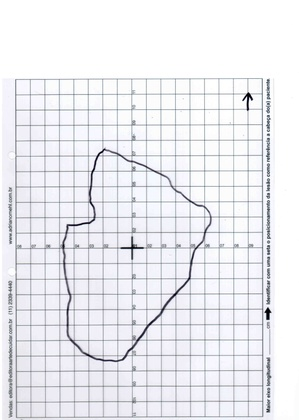
%> input picture images/7_c3_nn.jpg, 299 x 420 px, shrunk from 2464 x 3456 before the run
$ octave medir_area.m   (GNU Octave 9; MATLAB toolbox functions it lacks are replaced by stand-ins)
%> lines starting %> are read from the running program, lines starting %| are printed output that depends on the picture; in (x1, y1, x2, y2) boxes, pixels count from 0 and x2, y2 are one past the last pixel; in counts of white or black regions, pixels touching at a corner belong together; the program's own positions count from 1
### medir_area_fn.m
function R = medir_area_fn(img_path, visualizar)
%> called with img_path = 'images/7_c3_nn.jpg', visualizar = true
%MEDIR_AREA_FN  Mede a área de uma forma desenhada à mão em papel quadriculado.
%   R = medir_area_fn(CAMINHO)            -> struct com resultados, sem figuras
%   R = medir_area_fn(CAMINHO, true)      -> também mostra figuras de diagnóstico
%
%   Campos de R:
%     area_cm2      área preenchida (resultado principal)
%     area_hull     área do convex hull (limite superior)
%     solidez       area_cm2 / area_hull  (1 = convexo, baixo = côncavo/incompleto)
%     pixels_por_cm calibração estimada
%     n_linhas      nº de linhas de grade detectadas na calibração
%     usou_hull     true se o resultado veio do fallback de convex hull
%     ok            true se passou em todas as validações
%     msg           mensagem resumida de status

    if nargin < 2, visualizar = false; end

    R = struct('area_cm2',NaN,'area_hull',NaN,'solidez',NaN,'cobertura',NaN, ...
               'n_lesoes',0,'areas_cm2',[], ...
               'pixels_por_cm',NaN,'n_linhas',0,'usou_hull',false, ...
               'ok',false,'msg','','mask',[]);

    %% 1. Leitura
    img = imread(img_path);
%> img is the input picture: size 420x299x3 uint8; mean R, G, B 235.5, 235.9, 240.4
    if size(img,3) == 3, gray = rgb2gray(img); else, gray = img; end

    %% 2. Resolução estimada (lado curto ~ 20 cm)
    ppc_rough = min(size(gray)) / 20;

    %% 3. Black top-hat + Otsu  (realça tinta na largura real, ignora a grade)
    raio_bh = max(10, round(0.30 * ppc_rough));
    gray_bh = imbothat(gray, strel('disk', raio_bh));
    bw = imbinarize(gray_bh, graythresh(gray_bh));
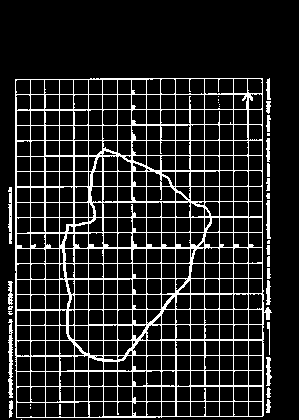
%> bw: size 420x299 logical; 14% white in thin lines or dots, all inside (x1, y1, x2, y2) = (8, 78, 272, 420)

    %% 4. Remover a grade com SE de LINHA (não com disco)
    % As linhas da grade são longas, retas e alinhadas aos eixos; o traço da
    % lesão é curvo e nunca tem longos trechos retos. Abertura com SE de linha
    % horizontal/vertical extrai SÓ a grade, preservando o traço fino e curvo.
    len_linha = round(0.6 * ppc_rough);            % < 1 cm, > trecho reto do traço
    grade_h = imopen(bw, strel('line', len_linha, 0));
%> grade_h: size 420x299 logical; 5.8% white in thin lines or dots, all inside (x1, y1, x2, y2) = (15, 78, 272, 418)
    grade_v = imopen(bw, strel('line', len_linha, 90));
%> grade_v: size 420x299 logical; 7.1% white in thin lines or dots, all inside (x1, y1, x2, y2) = (9, 78, 270, 418)
    bw_grade = grade_h | grade_v;                  % máscara explícita da grade
%> bw_grade: size 420x299 logical; 12.4% white in thin lines or dots, all inside (x1, y1, x2, y2) = (9, 78, 272, 418)

    bw_open = bw & ~bw_grade;                      % só o traço da lesão
    % Reconectar o traço onde a grade o cruzava (disco > largura da grade ~5-8px)
    bw_open = imclose(bw_open, strel('disk', max(6, round(0.06 * ppc_rough))));
%> bw_open: size 420x299 logical; 3.2% white; 199 white regions (178 under 20 px), largest, box (x1, y1, x2, y2) and area: (8, 281, 32, 418) 607, (97, 138, 210, 217) 598, (118, 276, 189, 360) 589
    bw_open = bwareaopen(bw_open, round(0.01 * ppc_rough^2));
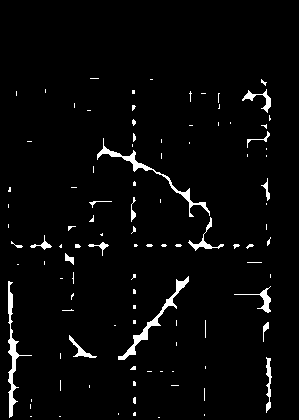
%> bw_open: size 420x299 logical; 3.1% white; 103 white regions (82 under 20 px), largest, box (x1, y1, x2, y2) and area: (8, 281, 32, 418) 607, (97, 138, 210, 217) 598, (118, 276, 189, 360) 589

    %% 5. Calibração via espaçamento das linhas verticais da grade
    perfil = movmean(sum(double(grade_v), 1), 3);
%> perfil = 299 values, max 265.7 at index 269, min 0 at index 1, mean 30.02
    limiar = mean(perfil) + std(perfil);
%> limiar = 82.82
    min_dist = max(10, round(0.5 * ppc_rough));

    x = perfil(:); n = numel(x);
%> after `x = perfil(:)`: x has the same summary as perfil
    eh_max = false(n,1);
    eh_max(2:end-1) = (x(2:end-1) > x(1:end-2)) & (x(2:end-1) > x(3:end));
    eh_max = eh_max & (x >= limiar);
%> eh_max = 299 logical values, 6 true
    cand = find(eh_max);
%> cand = [11; 90; 133; 191; 248; 269]
    locs = [];
    while ~isempty(cand)
        [~, m] = max(x(cand));
        locs(end+1) = cand(m);                       %#ok<AGROW>
        cand(abs(cand - cand(m)) < min_dist) = [];
    end
%> this loop made 6 passes
%> m on passes 1 to 6: 6, 3, 1, 2, 1, 1
%> after the loop, locs = [269 133 11 191 90 248]
    locs = sort(locs);
%> locs = [11 90 133 191 248 269]

    if numel(locs) >= 4
        pixels_por_cm = median(diff(locs));
%> pixels_por_cm = 57
    else
        pg = perfil - mean(perfil);
        xc = real(ifft(abs(fft(pg)).^2));
        xc = xc(1:floor(end/2));
        xc(1:max(5, round(0.3*ppc_rough))) = 0;
        [~, pixels_por_cm] = max(xc);
    end
    R.pixels_por_cm = pixels_por_cm;
%> R.pixels_por_cm = 57
    R.n_linhas = numel(locs);
%> R.n_linhas = 6

    %% 5b. Restringir ao plano cartesiano (ignorar bordas/margens da folha)
    % As linhas da grade definem o plano; fora dele (moldura, textos, furos,
    % faixa escura da borda) não há lesão e só geram laços falsos.
    % A extensão das linhas (1ª e última coluna/linha com grade densa) dá o
    % retângulo do plano; encolhemos pra dentro pra descartar a própria moldura.
    margem = round(0.4 * pixels_por_cm);
%> margem = 23
    col_grade = sum(grade_v, 1);  col_tem = col_grade > 0.2 * max(col_grade);
%> after `col_grade = sum(grade_v, 1)`: col_grade = 299 values, max 340 at index 147, min 0 at index 1, mean 30.02
%> after `col_tem = col_grade > 0.2 * max(col_grade)`: col_tem = 299 logical values, 34 true
    row_grade = sum(grade_h, 2);  row_tem = row_grade > 0.2 * max(row_grade);
%> after `row_grade = sum(grade_h, 2)`: row_grade = 420 values, max 249 at index 310, min 0 at index 1, mean 17.28
%> after `row_tem = row_grade > 0.2 * max(row_grade)`: row_tem = 420 logical values, 42 true
    cmin = find(col_tem, 1, 'first'); cmax = find(col_tem, 1, 'last');
%> after `cmin = find(col_tem, 1, 'first')`: cmin = 10
%> after `cmax = find(col_tem, 1, 'last')`: cmax = 270
    rmin = find(row_tem, 1, 'first'); rmax = find(row_tem, 1, 'last');
%> after `rmin = find(row_tem, 1, 'first')`: rmin = 79
%> after `rmax = find(row_tem, 1, 'last')`: rmax = 418
    if ~isempty(cmin) && ~isempty(rmin) && (cmax-cmin) > 2*margem && (rmax-rmin) > 2*margem
        roi = false(size(bw));
        roi(rmin+margem:rmax-margem, cmin+margem:cmax-margem) = true;
%> roi: size 420x299 logical; 50.3% white; 1 black region, box (x1, y1, x2, y2) and area: (0, 0, 299, 420) 62370
        bw_open = bw_open & roi;
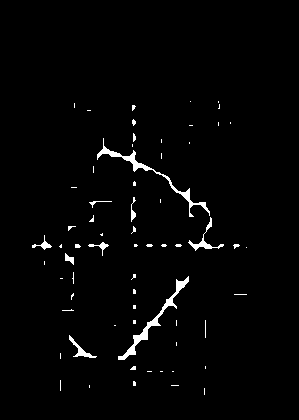
%> bw_open: size 420x299 logical; 1.9% white; 65 white regions (53 under 20 px), largest, box (x1, y1, x2, y2) and area: (97, 138, 210, 217) 598, (118, 276, 189, 360) 589, (188, 217, 224, 251) 192
    end

    %% 5c. Localizar a ORIGEM (cruz central) pelos eixos em NEGRITO
    % Os eixos X/Y são (a) MUITO LONGOS (~20 cm, atravessam a folha) e (b) mais
    % GROSSOS que a grade comum. Detectar com SE de linha LONGO (3 cm) é crucial:
    % um SE curto deixa segmentos retos da LESÃO sobreviverem e a lateral grossa
    % do contorno rouba a origem (bug visto na 7_c2). Com 3 cm, só eixos/grade
    % sobrevivem; entre eles, a linha/coluna mais grossa (erosão) é o eixo.
    % O eixo verdadeiro ATRAVESSA toda a grade (extensão máxima); a lateral
    % grossa da LESÃO só cobre a altura da lesão. Por isso escolhemos a coluna
    % de MAIOR EXTENSÃO VERTICAL (e a linha de maior extensão horizontal), e não
    % a de mais pixels — assim a lesão não rouba a origem (bug visto na 7_c2).
    esp    = max(4, round(0.06 * pixels_por_cm));
%> esp = 4
    eixo_h = imerode(grade_h, strel('line', esp, 90));
%> eixo_h: size 420x299 logical; every value is 0
    eixo_v = imerode(grade_v, strel('line', esp, 0));
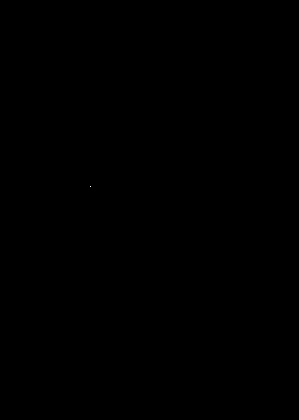
%> eixo_v: size 420x299 logical; 0% white in thin lines or dots, all inside (x1, y1, x2, y2) = (90, 186, 91, 187)

    [rv, cv] = find(eixo_v);
%> rv = 187; cv = 91
    ext_col = zeros(size(bw,2), 1);
    if ~isempty(cv)
        ext_col = accumarray(cv, rv, [size(bw,2),1], @max, 0) ...
                - accumarray(cv, rv, [size(bw,2),1], @min, 0);
    end
    [vx, ox] = max(movmean(ext_col, esp));
%> vx = NaN; ox = 1

    [rh, ch] = find(eixo_h);
%> rh = []; ch = []
    ext_row = zeros(size(bw,1), 1);
    if ~isempty(rh)
        ext_row = accumarray(rh, ch, [size(bw,1),1], @max, 0) ...
                - accumarray(rh, ch, [size(bw,1),1], @min, 0);
    end
    [vy, oy] = max(movmean(ext_row, esp));
%> vy = 0; oy = 1
    if vy > 0 && vx > 0
        origem = [ox, oy];
    elseif ~isempty(cmin)
        origem = [(cmin+cmax)/2, (rmin+rmax)/2];   % fallback: centro da grade
%> origem = [140 248.5]
    else
        origem = [size(bw,2)/2, size(bw,1)/2];
    end

    %% 6. Janela ao redor da origem (cruz central): inclui 2ª ferida a ~6 cm,
    % exclui a seta de orientação (~11 cm) e cantos da folha.
    area_min_px = round(0.2 * pixels_por_cm^2);
%> area_min_px = 650
    raio_base   = max(6, round(0.10 * pixels_por_cm));
%> raio_base = 6
    raio_busca  = 8 * pixels_por_cm;
%> raio_busca = 456

    [Yg, Xg] = ndgrid(1:size(bw,1), 1:size(bw,2));
    janela = (Xg - origem(1)).^2 + (Yg - origem(2)).^2 <= raio_busca^2;
%> janela: size 420x299 logical; every value is 1
    bw_jan = bw_open & janela;

    %% 7. Contar e medir TODAS as feridas (laços que encerram área)
    % Coletamos todo laço válido (encerra área, borda de tinta real), cada um na
    % menor escala em que fecha (sem recontar sobreposições).
    % Regra ASSIMÉTRICA contra falsos: a ferida PRINCIPAL (maior, sobre a origem)
    % vale com qualquer tamanho; feridas SECUNDÁRIAS só contam se forem grandes
    % (> area_sec). Furos de dígito/merges (~0.3-0.5 cm²) ficam abaixo disso e
    % são descartados; uma 2ª ferida real (ex.: 6a_c2 "B" ~5 cm²) passa.
    area_sec_px = round(2.5 * pixels_por_cm^2);   % 2ª ferida só conta se substancial
%> area_sec_px = 8123
    ink_d = imdilate(bw_open, strel('disk', max(2, round(0.05 * pixels_por_cm))));
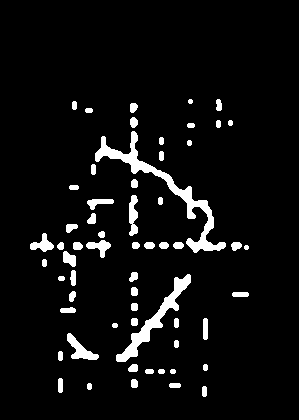
%> ink_d: size 420x299 logical; 5.7% white; 60 white regions, largest, box (x1, y1, x2, y2) and area: (95, 131, 226, 253) 1985, (116, 274, 191, 362) 1172, (67, 333, 99, 360) 352

    % PARAR DE ESCALAR assim que achar lesão(ões): escala o raio só até a
    % primeira lesão fechar, faz UM passo a mais (pega 2ª ferida próxima) e para.
    % Assim imagens bem desenhadas param cedo (antes de a dilatação FABRICAR
    % enclausuras falsas em raio grande); as mal desenhadas escalam só o
    % necessário para a lesão de falhas largas fechar.
    raio_primaria = 3.5 * pixels_por_cm;   % a lesão PRINCIPAL fica sobre a origem
%> raio_primaria = 199.5
    sweep = raio_base * [1 2 3 4 6 8];
%> sweep = [6 12 18 24 36 48]
    cands = {}; cdist = [];
    resc = {}; resc_area = [];             % resgate: laços bons com solidez baixa
    ja_visto = false(size(bw));
    achou_em = -1;
    for ri = 1:numel(sweep)
        r = sweep(ri);
        se_r = strel('disk', r);
        e  = imerode(imfill(imdilate(bw_jan, se_r), 'holes'), se_r);
        e  = bwareaopen(e, area_min_px);
        rp = regionprops(e, 'Area', 'Solidity', 'Centroid', ...
                            'MajorAxisLength', 'MinorAxisLength', 'PixelIdxList');
        for i = 1:numel(rp)
            px = rp(i).PixelIdxList;
            % rejeitar candidato muito ALONGADO = segmento de linha/eixo, não
            % lesão. Lesão real é roundish (aspect<4); linha tem aspect alto
            % (ex.: 5a/12_c2 pegavam o eixo horizontal, aspect ~9).
            if rp(i).MajorAxisLength / max(rp(i).MinorAxisLength,1) > 4, continue; end
            if rp(i).Area / max(sum(bw_jan(px)),1) <= 1.3, continue; end
            if any(ja_visto(px)), continue; end
            cm = false(size(bw)); cm(px) = true; cp = bwperim(cm);
            cov_i = sum(cp(:) & ink_d(:)) / max(sum(cp(:)),1);
            % candidato PEQUENO (<1 cm²) precisa de cobertura ALTA: lesão pequena
            % real é crisp (cov>0.85); ruído pequeno (ex.: 12_c2, cov 0.58) cai.
            % Candidato GRANDE basta cov>0.5 (o tamanho já o confirma como lesão).
            cov_min = 0.5; if rp(i).Area < 1 * pixels_por_cm^2, cov_min = 0.85; end
            if cov_i < cov_min, continue; end
            if rp(i).Solidity < 0.5
                % Solidez baixa = normalmente fragmentos espalhados (rejeitar).
                % EXCEÇÃO: um laço REAL com traços de eixo colados tem hull
                % inflado e solidez artificialmente baixa (10_c2: sol 0.37,
                % cob 0.99). Se a borda está quase toda sobre tinta (>0.9),
                % guardamos como RESGATE — usado só se a detecção normal falhar,
                % então não interfere em lesões grandes nem em abertas (7_c1).
                if cov_i >= 0.9
                    resc{end+1} = px;                 %#ok<AGROW>
                    resc_area(end+1) = rp(i).Area;    %#ok<AGROW>
                end
                continue;
            end
            ja_visto(px) = true;
            cands{end+1} = px;                        %#ok<AGROW>
            cdist(end+1) = hypot(rp(i).Centroid(1)-origem(1), ...
                                 rp(i).Centroid(2)-origem(2)); %#ok<AGROW>
        end
        if ~isempty(cands)
            if achou_em < 0, achou_em = ri; end
            if ri >= achou_em + 1, break; end        % um passo extra, depois para
        end
    end
%> this loop made 6 passes
%> r on passes 2 to 6: 12, 18, 24, 36, 48
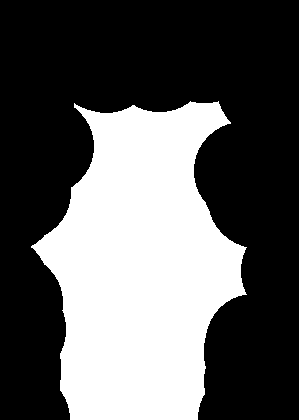
%> cm: size 420x299 logical; 36.5% white; 1 white region, box (x1, y1, x2, y2) and area: (31, 101, 247, 420) 45862
%> after the loop, achou_em = -1; cands = {}; resc = {}

    bw_final = [];
    dist_primaria = 0;
    if ~isempty(cands)
        areas = cellfun(@numel, cands);
        [~, ip] = max(areas);                          % principal = maior
        dist_primaria = cdist(ip) / pixels_por_cm;     % p/ flag de confiança
        bw_final = false(size(bw));
        bw_final(cands{ip}) = true;
        for j = 1:numel(cands)                          % secundárias: só se grandes
            if j ~= ip && areas(j) >= area_sec_px
                bw_final(cands{j}) = true;
            end
        end
    end

    %% 7b. LESÃO ABERTA: detecção por COMPRIMENTO do traço (não por bbox).
    % Uma lesão aberta é UM traço de caneta LONGO e CURVO (o contorno em si).
    % Filtro que torna isso evidente, separando de tudo que confunde:
    %   - esqueleto LONGO (>15 cm)  -> não é ruído curto nem lesão pequena
    %   - convex hull de área GRANDE (>10 cm²) -> curva e envolve espaço; um
    %     EIXO é longo mas reto (hull fino), então é descartado aqui
    %   - área já capturada << hull  -> a detecção normal (laço fechado) falhou
    % Quando evidente: fecha a falha do contorno (preciso) ou convex hull (aberto).
    area_atual = 0; if ~isempty(bw_final), area_atual = sum(bw_final(:)); end
    bw_lc = imclose(bw_jan, strel('disk', round(0.15 * pixels_por_cm)));  % une cruzamentos de grade
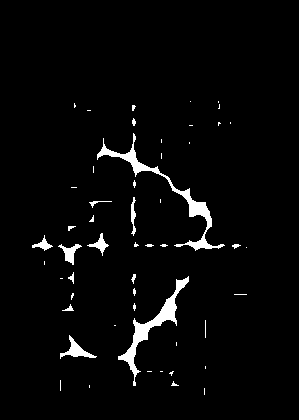
%> bw_lc: size 420x299 logical; 3% white; 52 white regions (38 under 20 px), largest, box (x1, y1, x2, y2) and area: (97, 133, 225, 251) 1304, (118, 276, 189, 386) 1146, (60, 335, 97, 359) 273
    cc = bwconncomp(bw_lc);
%> cc = 52 connected components
    melhor = 0; melhor_hull = 0; melhor_px = [];
    for i = 1:cc.NumObjects
        px = cc.PixelIdxList{i};
        comp = false(size(bw)); comp(px) = true;
        if sum(sum(bwskel(comp))) < 15 * pixels_por_cm, continue; end   % traço curto
        ah = sum(sum(bwconvhull(comp)));
        if ah > melhor_hull, melhor_hull = ah; melhor = i; melhor_px = px; end
    end
%> this loop made 52 passes
%> px on passes 2, 4, 10, 12, 13, 17, 18, 20: [18742; 18743; 18744; 18745], [25479; 25899; 26319], [30008; 30428; 30848; 31268; 31688; 32108], [31184; 31185; 31186; 31606; 31187; 31607; 31188], [36651; 37071; 37491; 37911], [37766; 37767; 37768], [39227; 39228; 39229; 39230; 39231; 39232; 39233], [48206; 48626]
%> comp: size 420x299 logical; 0% white in thin lines or dots, all inside (x1, y1, x2, y2) = (246, 247, 247, 248)
%> after the loop, melhor = 0; melhor_hull = 0
    % área capturada < 15% do hull = laço fechado falhou de verdade (aberta);
    % lesões médias côncavas capturam bem mais que isso e não disparam.
    if melhor > 0 && melhor_hull > 10 * pixels_por_cm^2 && area_atual < 0.15 * melhor_hull
        comp = false(size(bw)); comp(melhor_px) = true;
        filled = imfill(imclose(comp, strel('disk', round(1.5*pixels_por_cm))), 'holes');
        hull   = bwconvhull(comp);
        % Preferir um LAÇO RESGATADO se ele captura a maior parte da lesão
        % (resc >= 0.5*filled): aí é uma lesão FECHADA cujo hull foi inflado por
        % traços de eixo (10_c2: resc 8.6 vs filled 12.5, razão 0.69 -> usa resc,
        % evita hull 22). Se o resgate é só um fragmento de uma lesão grande
        % ABERTA (6b_c3 0.37, 7_c1 0.36), mantém o 7b (filled/hull).
        if ~isempty(resc) && max(resc_area) >= 0.5 * sum(filled(:))
            [~, ir] = max(resc_area);
            bw_final = false(size(bw)); bw_final(resc{ir}) = true;
        elseif sum(filled(:)) > sum(hull(:)) * 0.75   % fechou bem -> preenchido
            bw_final = filled; R.usou_hull = false;
        else                                       % permanece aberto -> convex hull
            bw_final = hull;   R.usou_hull = true;
        end
    end

    %% 7c. RESGATE quando o 7b não disparou (não há lesão aberta grande): um laço
    % de cobertura altíssima rejeitado só por solidez (hull inflado pelo eixo).
    % Ex. 12_c2: lesão pequena na origem que ia para fallback errado.
    if isempty(bw_final) && ~isempty(resc)
        [~, ir] = max(resc_area);
        bw_final = false(size(bw)); bw_final(resc{ir}) = true;
    end

    %% 8. Fallback NÃO-inflante: preencher o maior fragmento da janela
    if isempty(bw_final)
        cc = bwconncomp(bwareaopen(bw_jan, area_min_px));
%> cc = 0 connected components
        if cc.NumObjects == 0
            R.msg = 'nenhum traço perto da origem'; return;
        end
        [~, im] = max(cellfun(@numel, cc.PixelIdxList));
        m = false(size(bw)); m(cc.PixelIdxList{im}) = true;
        bw_final = imfill(m, 'holes');
        R.usou_hull = true;   % marca baixa confiança (traço não fechou)
    end

    %% 9. Área, convex hull e solidez (somando por ferida; pode haver várias)
    ccL = bwconncomp(bw_final);
    R.n_lesoes = ccL.NumObjects;
    R.areas_cm2 = cellfun(@numel, ccL.PixelIdxList) / pixels_por_cm^2;  % por ferida
    R.area_cm2  = sum(bw_final(:)) / pixels_por_cm^2;                   % total
    % Hull/solidez somados POR ferida (hull único entre lesões separadas seria
    % enorme e enganoso). bw_hull serve só para sobreposição no diagnóstico.
    bw_hull = false(size(bw)); hull_px = 0;
    for i = 1:ccL.NumObjects
        m = false(size(bw)); m(ccL.PixelIdxList{i}) = true;
        h = bwconvhull(m); bw_hull = bw_hull | h; hull_px = hull_px + sum(h(:));
    end
    R.area_hull = hull_px / pixels_por_cm^2;
    R.solidez   = R.area_cm2 / max(R.area_hull, eps);
    R.mask      = bw_final;   % máscara final (para auditoria/sobreposição)

    % Cobertura: fração do PERÍMETRO detectado que coincide com tinta real
    % desenhada (bw_open). Sinal de confiança INDEPENDENTE da seleção: uma
    % lesão real tem traço contínuo na borda (cobertura alta); um laço espúrio
    % costurado de fragmentos/dilatação tem borda majoritariamente "inventada".
    perim = bwperim(bw_final);
    ink_d = imdilate(bw_open, strel('disk', max(2, round(0.05 * pixels_por_cm))));
    R.cobertura = sum(perim(:) & ink_d(:)) / max(sum(perim(:)), 1);

    %% 10. Validação
    R.ok = true; motivos = {};
    if isnan(pixels_por_cm) || pixels_por_cm < 15 || pixels_por_cm > 500
        R.ok = false; motivos{end+1} = 'calibração';
    end
    if R.area_cm2 < 0.3 || R.area_cm2 > 300
        R.ok = false; motivos{end+1} = 'área';
    end
    if R.usou_hull
        R.ok = false; motivos{end+1} = 'fallback-hull';
    end
    if R.cobertura < 0.45   % borda pouco apoiada em traço real = baixa confiança
        R.ok = false; motivos{end+1} = sprintf('cobertura-baixa(%.2f)', R.cobertura);
    end
    if isempty(motivos), R.msg = 'ok'; else, R.msg = strjoin(motivos, ','); end

    %% 11. Figuras (opcional)
    if visualizar
        figure('Name', 'Pipeline', 'Position', [50 50 1200 700]);
        subplot(2,3,1); imshow(gray);        title('1. Original');
        subplot(2,3,2); imshow(gray_bh, []); title('2. Black top-hat');
        subplot(2,3,3); imshow(bw_grade);    title('3. Grade (linha-SE)');
        subplot(2,3,4); imshow(bw_open);     title('4. Traço isolado');
        subplot(2,3,5); imshow(bw_final);    title('5. Lesão (área encerrada)');
        subplot(2,3,6); imshow(img); hold on;
        bf = bwboundaries(bw_final);
        for k = 1:numel(bf), plot(bf{k}(:,2), bf{k}(:,1), 'r-', 'LineWidth', 2); end
        bh = bwboundaries(bw_hull);
        for k = 1:numel(bh), plot(bh{k}(:,2), bh{k}(:,1), 'g--', 'LineWidth', 1.5); end
        title(sprintf('Preench=%.2f | hull=%.2f cm²', R.area_cm2, R.area_hull));
        legend('preenchido','convex hull','Location','south');
    end
end

### medir_area.m
%% medir_area.m
% Driver interativo: mede a área de UMA imagem e mostra as figuras de diagnóstico.
% O algoritmo em si vive em medir_area_fn.m (fonte única, também usada nos testes).

clear; close all; clc;

script_dir = fileparts(mfilename('fullpath'));
IMAGEM = fullfile(script_dir, 'images', '7_c3_nn.jpg');

R = medir_area_fn(IMAGEM, true);   % true = mostra figuras
%> R = {area_cm2 NaN, area_hull NaN, solidez NaN, cobertura NaN, n_lesoes 0, pixels_por_cm 57}

fprintf('\n=== %s ===\n', IMAGEM);
fprintf('Calibração:        %.1f px/cm  (%d linhas de grade)\n', R.pixels_por_cm, R.n_linhas);
%| Calibração:        57.0 px/cm  (6 linhas de grade)
fprintf('Área (preenchida): %.2f cm²\n', R.area_cm2);
%| Área (preenchida): NaN cm²
fprintf('Área (convex hull):%.2f cm²  (limite superior)\n', R.area_hull);
%| Área (convex hull):NaN cm²  (limite superior)
fprintf('Solidez:           %.2f\n', R.solidez);
%| Solidez:           NaN
fprintf('Status:            %s\n', R.msg);
%| Status:            nenhum traço perto da origem
